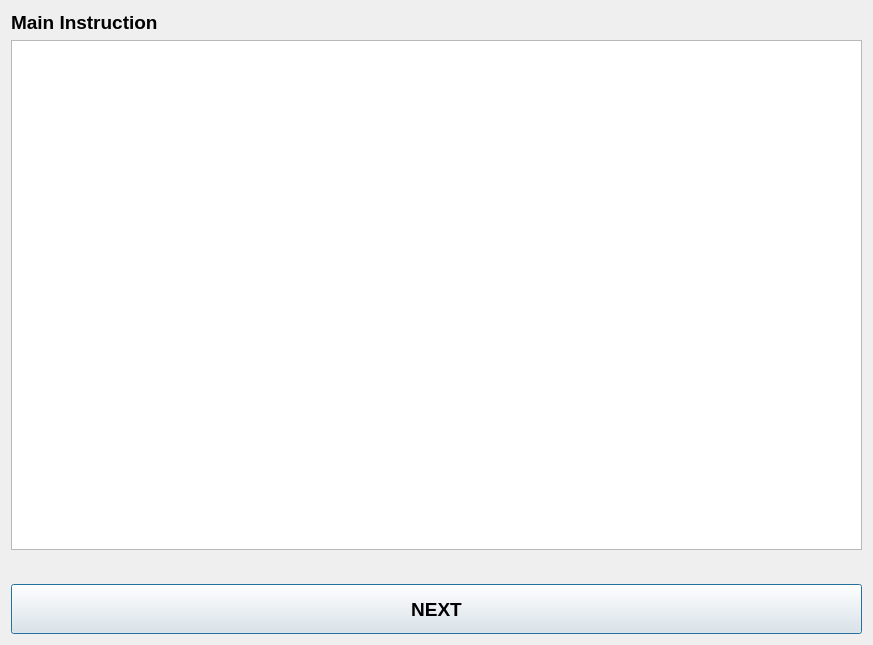
<?xml version="1.0" encoding="UTF-8"?>
<ui version="4.0">
 <class>dialog_main_instruction</class>
 <widget class="QDialog" name="dialog_main_instruction">
  <property name="geometry">
   <rect>
    <x>0</x>
    <y>0</y>
    <width>873</width>
    <height>645</height>
   </rect>
  </property>
  <property name="windowTitle">
   <string>Set Initial Asset Value</string>
  </property>
  <layout class="QVBoxLayout" name="verticalLayout_2">
   <item>
    <layout class="QVBoxLayout" name="verticalLayout">
     <item>
      <widget class="QLabel" name="label">
       <property name="font">
        <font>
         <pointsize>14</pointsize>
         <weight>75</weight>
         <bold>true</bold>
        </font>
       </property>
       <property name="text">
        <string>Main Instruction</string>
       </property>
      </widget>
     </item>
     <item>
      <widget class="QTextEdit" name="text_edit_instruction">
       <property name="readOnly">
        <bool>true</bool>
       </property>
      </widget>
     </item>
     <item>
      <widget class="QLabel" name="label_3">
       <property name="font">
        <font>
         <pointsize>14</pointsize>
        </font>
       </property>
       <property name="text">
        <string/>
       </property>
      </widget>
     </item>
     <item>
      <widget class="QPushButton" name="button_ok">
       <property name="minimumSize">
        <size>
         <width>0</width>
         <height>50</height>
        </size>
       </property>
       <property name="font">
        <font>
         <pointsize>14</pointsize>
         <weight>75</weight>
         <bold>true</bold>
        </font>
       </property>
       <property name="text">
        <string>NEXT</string>
       </property>
      </widget>
     </item>
    </layout>
   </item>
  </layout>
 </widget>
 <resources/>
 <connections/>
</ui>
